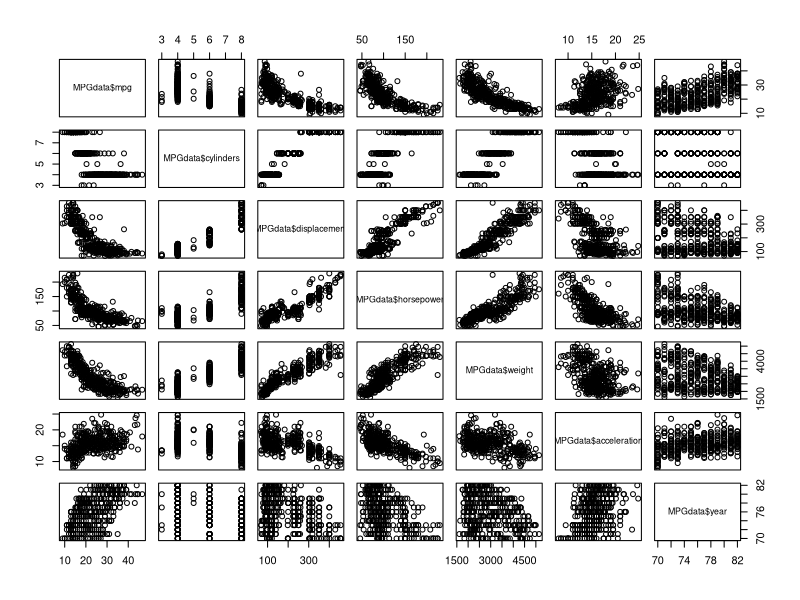
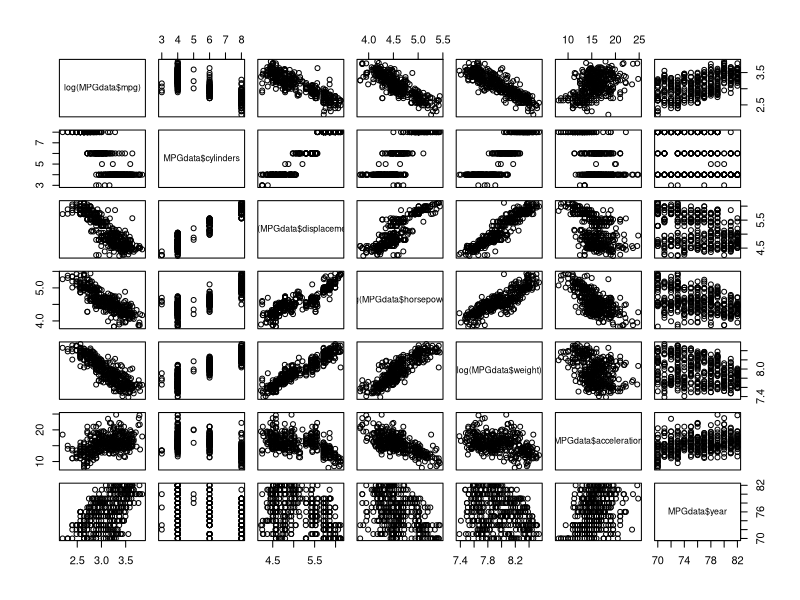
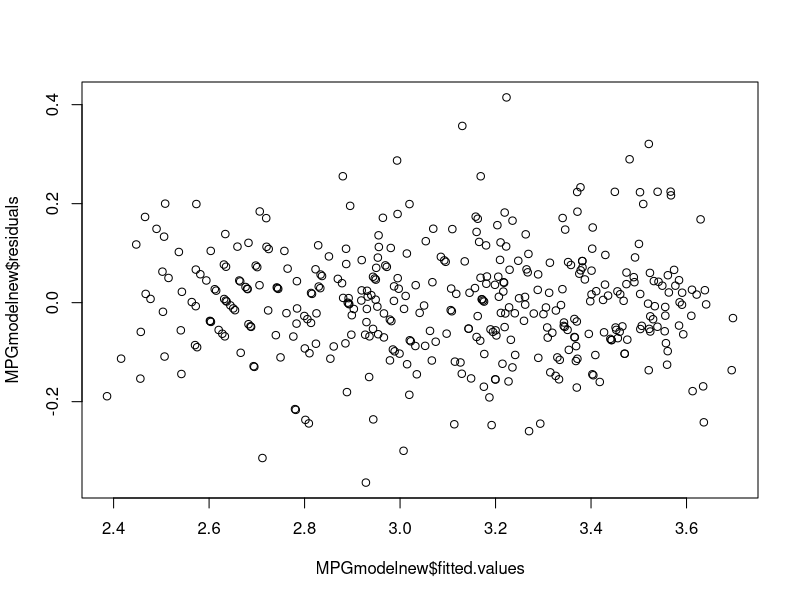
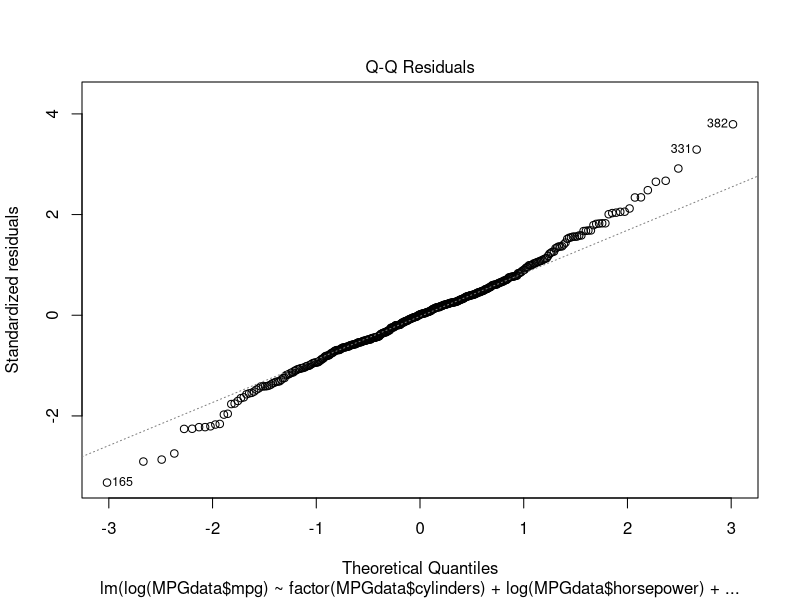

These charts were generated, in order, by the following R code:
## ---- chunk 1
setwd("/Users/amadorosebery/Desktop/")
MPGdata<-read.table("auto-mpg.data.txt",header=FALSE)
colnames(MPGdata)<-c("mpg","cylinders","displacement","horsepower","weight","acceleration","year","origin","name")
pairsModel1<-(MPGdata$mpg~MPGdata$cylinders+MPGdata$displacement+MPGdata$horsepower+MPGdata$weight+MPGdata$acceleration+MPGdata$year)
pairs(pairsModel1)
## ---- chunk 2
Model2<-(log(MPGdata$mpg)~MPGdata$cylinders+log(MPGdata$displacement)+log(MPGdata$horsepower)+log(MPGdata$weight)+MPGdata$acceleration+MPGdata$year)
pairs(Model2)
## ---- chunk 3
MPGmodel<-lm(log(MPGdata$mpg)~factor(MPGdata$cylinders)+log(MPGdata$displacement)+log(MPGdata$horsepower)+log(MPGdata$weight)+MPGdata$acceleration+MPGdata$year)
anova(MPGmodel)
## ---- chunk 4
MPGmodel0<-lm(log(MPGdata$mpg)~1)
forwardselect<-step(MPGmodel0,scope=list(lower=MPGmodel0,upper=MPGmodel),direction="forward")
backwardelim<-step(MPGmodel,scope=list(lower=MPGmodel0,upper=MPGmodel),direction="backward")
## ---- chunk 5
library(leaps)
MPGpredictors<-c(factor(MPGdata$cylinders),log(MPGdata$displacement),log(MPGdata$horsepower),log(MPGdata$weight),MPGdata$acceleration,MPGdata$year)
MPGbest<-regsubsets(cbind(factor(MPGdata$cylinders),log(MPGdata$displacement),log(MPGdata$horsepower),log(MPGdata$weight),MPGdata$acceleration,MPGdata$year),y=log(MPGdata$mpg),data=MPGdata)
summary(MPGbest)$which
summary(MPGbest)$adjr2
summary(MPGbest)$rsq
summary(MPGbest)$cp
summary(MPGbest)$bic
## ---- chunk 6
MPGmodelnew<-lm(log(MPGdata$mpg)~factor(MPGdata$cylinders)+log(MPGdata$horsepower)+log(MPGdata$weight)+MPGdata$acceleration+MPGdata$year)
anova(MPGmodelnew)
## ---- chunk 7
summary(MPGmodelnew)
anova(MPGmodelnew,MPGmodel)
## ---- chunk 8
plot(MPGmodelnew$fitted.values,MPGmodelnew$residuals)
## ---- chunk 9
plot(MPGmodelnew,2)
